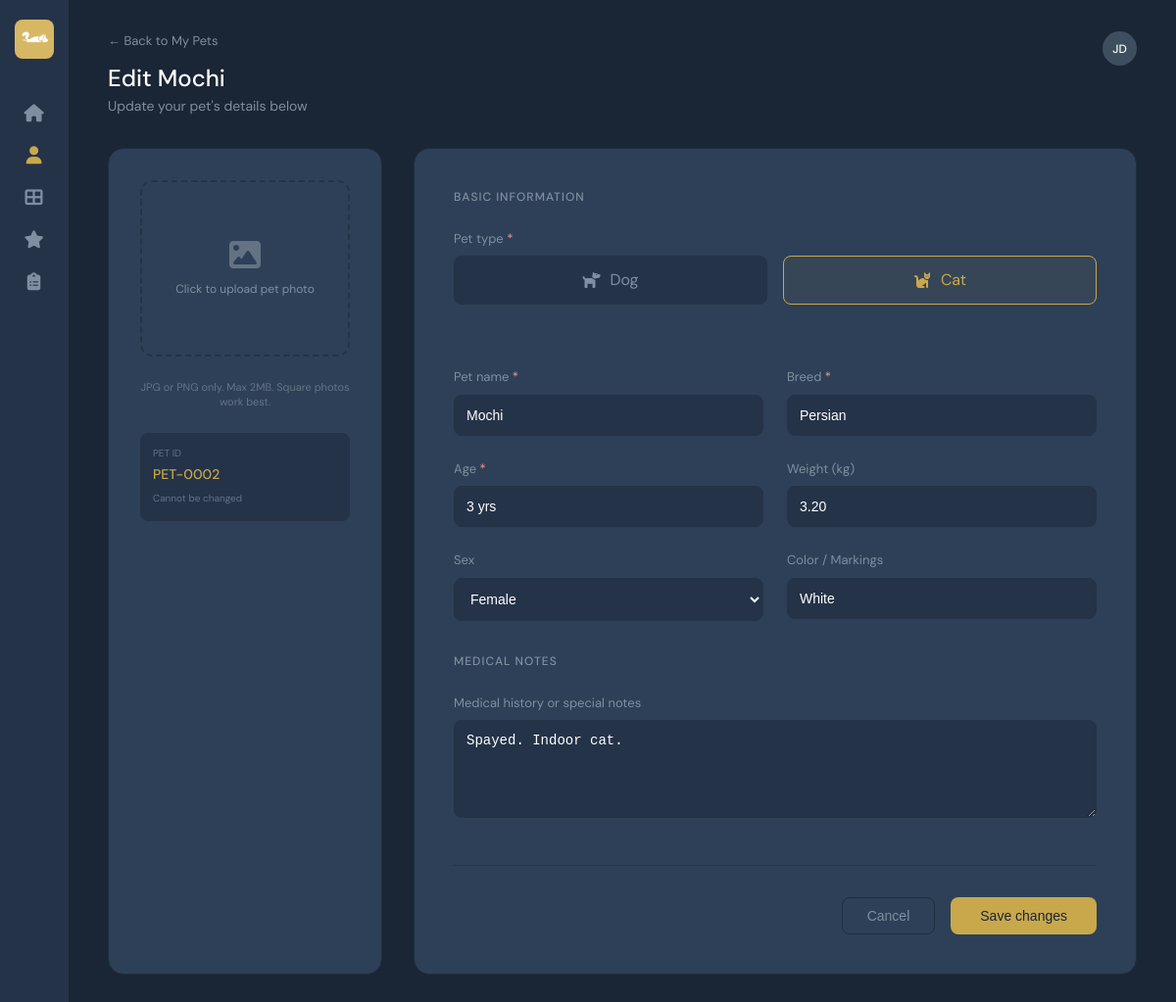
The page /user/edit_pet_page.php?pet_code=PET-0002 (signed in) on the database its author committed.
### tables this page shows
CREATE TABLE IF NOT EXISTS pets (
    pet_id        INT UNSIGNED AUTO_INCREMENT PRIMARY KEY,
    user_id       INT UNSIGNED NOT NULL,
    breed_id      INT UNSIGNED NOT NULL,
    pet_code      VARCHAR(20)  UNIQUE NOT NULL,
    name          VARCHAR(100) NOT NULL,
    date_of_birth DATE,
    weight        DECIMAL(5,2),
    sex           ENUM('Male', 'Female'),
    color         VARCHAR(100),
    medical_notes TEXT,
    photo         VARCHAR(255),
    created_at    TIMESTAMP DEFAULT CURRENT_TIMESTAMP,
    CONSTRAINT fk_pets_user  FOREIGN KEY (user_id)  REFERENCES users(user_id)  ON DELETE CASCADE,
    CONSTRAINT fk_pets_breed FOREIGN KEY (breed_id) REFERENCES breeds(breed_id)
);

CREATE TABLE IF NOT EXISTS breeds (
    breed_id   INT UNSIGNED AUTO_INCREMENT PRIMARY KEY,
    breed_name VARCHAR(100) NOT NULL,
    pet_type   ENUM('Dog', 'Cat') NOT NULL,
    UNIQUE KEY uq_breed (breed_name, pet_type)
);

### user/edit_pet_page.php (the view, shortened to what this page needs)
<?php
require_once __DIR__ . '/../db_connection.php';
$user_id = $_SESSION['user_id'];
$pet_code = trim($_GET['pet_code'] ?? '');
$pet = null;
try {
    $stmt = $pdo->prepare("
        SELECT p.*, b.breed_name, b.pet_type
        FROM pets p
        LEFT JOIN breeds b ON p.breed_id = b.breed_id
        WHERE p.pet_code = :pet_code AND p.user_id = :user_id
    ");
    $stmt->execute(['pet_code' => $pet_code, 'user_id' => $user_id]);
    $pet = $stmt->fetch();
} catch (PDOException $e) {
    error_log("Edit Pet fetch failure: " . $e->getMessage());
}
function dob_to_age($dob) {
    $birthdate = new DateTime($dob);
    $today = new DateTime('today');
    $age = $birthdate->diff($today);
    if ($age->y > 0) return $age->y . ($age->y == 1 ? ' yr' : ' yrs');
    return $age->d . ' days';
}
?>
<!doctype html>
<html lang="en">
  <head>
    <link rel="stylesheet" href="../template.css" />
    <link rel="stylesheet" href="../css/add_pet_page.css" />
    <link rel="stylesheet" href="https://cdnjs.cloudflare.com/ajax/libs/font-awesome/6.5.0/css/all.min.css" />
  </head>
  <body>
    <div class="dashboard-wrapper">
      <aside class="sidebar">
        <a href="../landing_page.html"><img src="../images/Wagura Logo 60x60.png" alt="Wagura" class="sidebar-logo" /></a>
        <ul class="sidebar-links">
          <li><a href="dashboard_page.php"><i class="fa-solid fa-house"></i></a></li>
          <li><a href="my_pet_page.php" class="active"><i class="fa-solid fa-user"></i></a></li>
          <li><a href="articles_page.html"><i class="fa-solid fa-table-cells-large"></i></a></li>
          <li><a href="daily_insights_page.html"><i class="fa-solid fa-star"></i></a></li>
          <li><a href="health_log_page.html"><i class="fa-solid fa-clipboard-list"></i></a></li>
        </ul>
      </aside>
      <main class="main-content">
        <header class="page-header">
          <div class="title-group">
            <a href="my_pet_page.php" class="back-link">← Back to My Pets</a>
            <h1>Edit <?php echo htmlspecialchars($pet['name']); ?></h1>
            <p>Update your pet's details below</p>
          </div>
          <div style="width:35px;height:35px;background:#3d4f5e;color:#fff;border-radius:50%;display:flex;align-items:center;justify-content:center;font-size:12px;font-weight:500;">
            <?php echo htmlspecialchars($_SESSION['initials']); ?>
          </div>
        </header>
        <div class="enroll-grid">
          <div class="upload-panel">
            <div class="photo-upload-box" id="photo-upload-box" style="cursor:pointer; position: relative; overflow: hidden;">
              <?php if (!empty($pet['photo'])): ?>
                <img id="photo-preview" src="<?php echo htmlspecialchars($pet['photo']); ?>" alt="Pet photo" style="width:100%;height:100%;object-fit:cover;border-radius:inherit;" />
              <?php else: ?>
                <i class="fa-solid fa-image" id="photo-icon"></i>
                <span id="photo-label">Click to upload pet photo</span>
              <?php endif; ?>
            </div>
            <p class="upload-info">JPG or PNG only. Max 2MB. Square photos work best.</p>
            <div class="id-box">
              <label>PET ID</label>
              <span><?php echo htmlspecialchars($pet['pet_code']); ?></span>
              <small>Cannot be changed</small>
            </div>
          </div>
          <div class="form-panel">
            <span class="section-label">BASIC INFORMATION</span>
            <div class="form-group" style="margin-bottom: 2rem">
              <label>Pet type <span>*</span></label>
              <div class="type-selector">
                <div class="type-option <?php echo strtolower($pet['pet_type']) === 'dog' ? 'active' : ''; ?>">
                  <i class="fa-solid fa-dog"></i> Dog
                </div>
                <div class="type-option <?php echo strtolower($pet['pet_type']) === 'cat' ? 'active' : ''; ?>">
                  <i class="fa-solid fa-cat"></i> Cat
                </div>
              </div>
            </div>
            <div class="form-row">
              <div class="form-group">
                <label>Pet name <span>*</span></label>
                <input type="text" id="edit-name" placeholder="e.g. Coco" value="<?php echo htmlspecialchars($pet['name']); ?>" />
              </div>
              <div class="form-group">
                <label>Breed <span>*</span></label>
                <input type="text" id="edit-breed" placeholder="e.g. Aspin, Shih Tzu" value="<?php echo htmlspecialchars($pet['breed_name']); ?>" />
              </div>
            </div>
            <div class="form-row">
              <div class="form-group">
                <label>Age <span>*</span></label>
                <input type="text" id="edit-age" placeholder="e.g. 2 years" value="<?php echo htmlspecialchars(dob_to_age($pet['date_of_birth'])); ?>" />
              </div>
              <div class="form-group">
                <label>Weight (kg)</label>
                <input type="text" id="edit-weight" placeholder="e.g. 8.5" value="<?php echo htmlspecialchars($pet['weight'] ?? ''); ?>" />
              </div>
            </div>
            <div class="form-row">
              <div class="form-group">
                <label>Sex</label>
                <select id="edit-sex">
                  <option value="Female" <?php echo $pet['sex'] === 'Female' ? 'selected' : ''; ?>>Female</option>
                </select>
              </div>
              <div class="form-group">
                <label>Color / Markings</label>
                <input type="text" id="edit-color" placeholder="e.g. Brown with white spots" value="<?php echo htmlspecialchars($pet['color'] ?? ''); ?>" />
              </div>
            </div>
            <span class="section-label" style="margin-top: 2rem">MEDICAL NOTES</span>
            <div class="form-group">
              <label>Medical history or special notes</label>
              <textarea id="edit-notes" placeholder="e.g. Vaccinated in March 2025..."><?php echo htmlspecialchars($pet['medical_notes'] ?? ''); ?></textarea>
            </div>
            <div class="form-footer">
              <button class="cancel-btn" onclick="window.location.href='my_pet_page.php'">Cancel</button>
              <button class="save-btn" id="edit-save-btn">Save changes</button>
            </div>
          </div>
        </div>
      </main>
    </div>
  </body>
</html>

### template.css (style rules this page uses)
:root { --bg-main: #1a2535; --bg-card: #2e4057; --bg-panel: #243348; --clr-accent: #c9a84c; --clr-accent-hover: #b8923d; --text-primary: #ffffff; --text-secondary: #7f8ea0; --text-muted: #818ea0; --text-faint: #647383; --input-bg: #1f2d3d; --input-border: #2a3d54; --border-subtle: #253347; --border-card: #1e2e3e; --tag-ph: #97c459; --tag-dogs: #85b7eb; --tag-cats: #fac775; --tag-symptoms: #f09595; --ff-primary: "DM Sans", sans-serif; }
*, *::before, *::after { box-sizing: border-box; margin: 0; padding: 0; }
body { min-height: 100vh; font-family: var(--ff-primary); background-color: var(--bg-main); color: var(--text-primary); line-height: 1.5; overflow-x: hidden; }
a { text-decoration: none; color: inherit; transition: all 0.2s ease; }
.dashboard-wrapper { display: flex; min-height: 100vh; width: 100%; overflow-x: hidden; align-items: stretch; }
.sidebar { width: 70px; background-color: var(--bg-panel); border-right: 1px solid var(--border-subtle); display: flex; flex-direction: column; align-items: center; padding: 20px 0; min-height: 100vh; z-index: 100; flex-shrink: 0; }
.sidebar-logo { width: 40px; height: 40px; border-radius: 8px; margin-bottom: 40px; object-fit: contain; }
.sidebar-links { list-style: none; display: flex; flex-direction: column; gap: 25px; }
.sidebar-links a { font-size: 18px; color: var(--text-muted); transition: all 0.2s ease; display: flex; align-items: center; justify-content: center; }
.sidebar-links a.active, .sidebar-links a:hover { color: var(--clr-accent); }

### rows shown on the page
pets: name "Mochi", pet_code "PET-0002", breed.breed_name "Persian", date_of_birth "3 yrs", weight "3.20", sex "Female", color "White", medical_notes "Spayed. Indoor cat."

### other values the page prints
$_SESSION['initials'] "JD"
